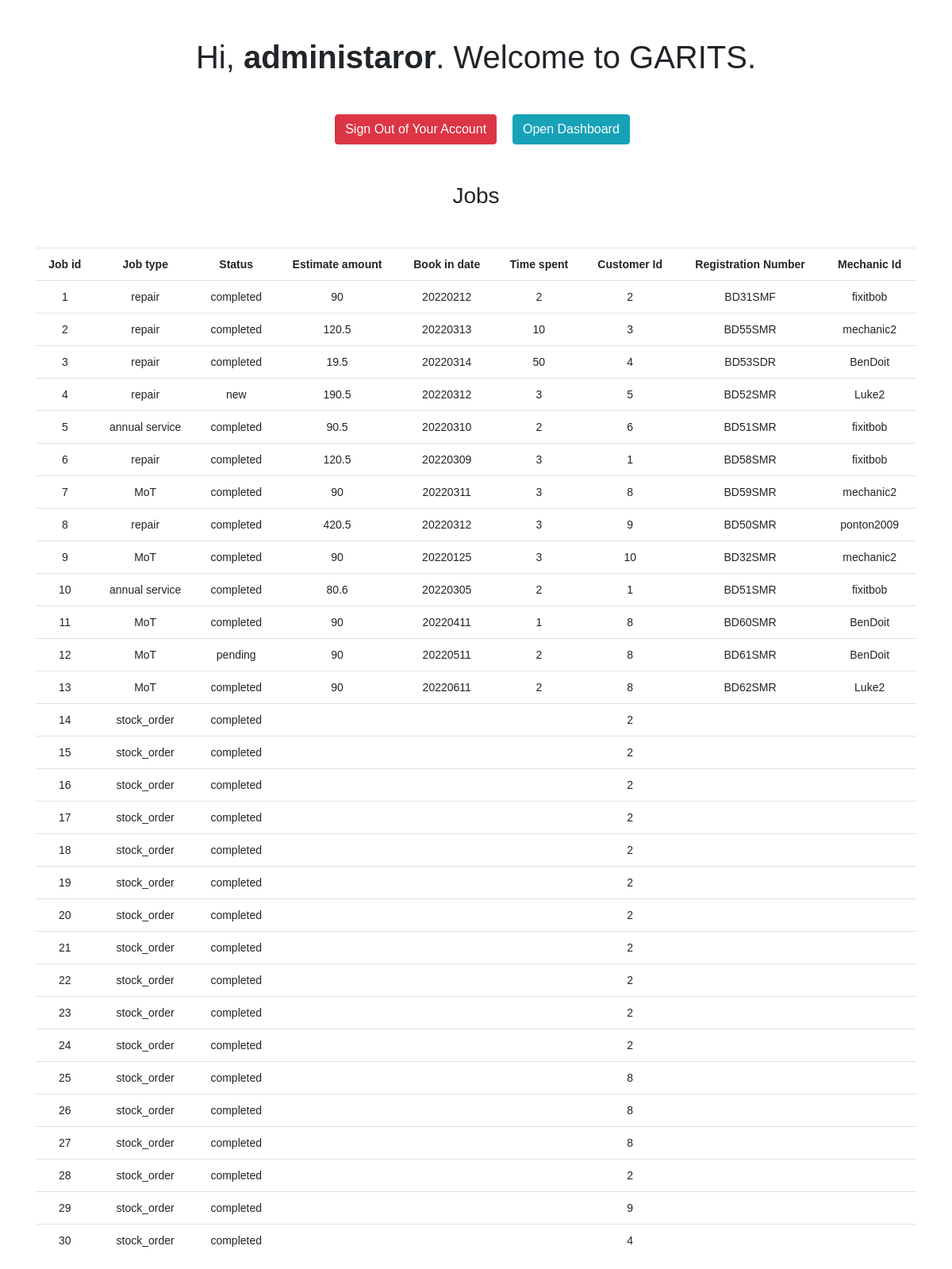
The app's page /job/viewJobs.php (signed in), older data.
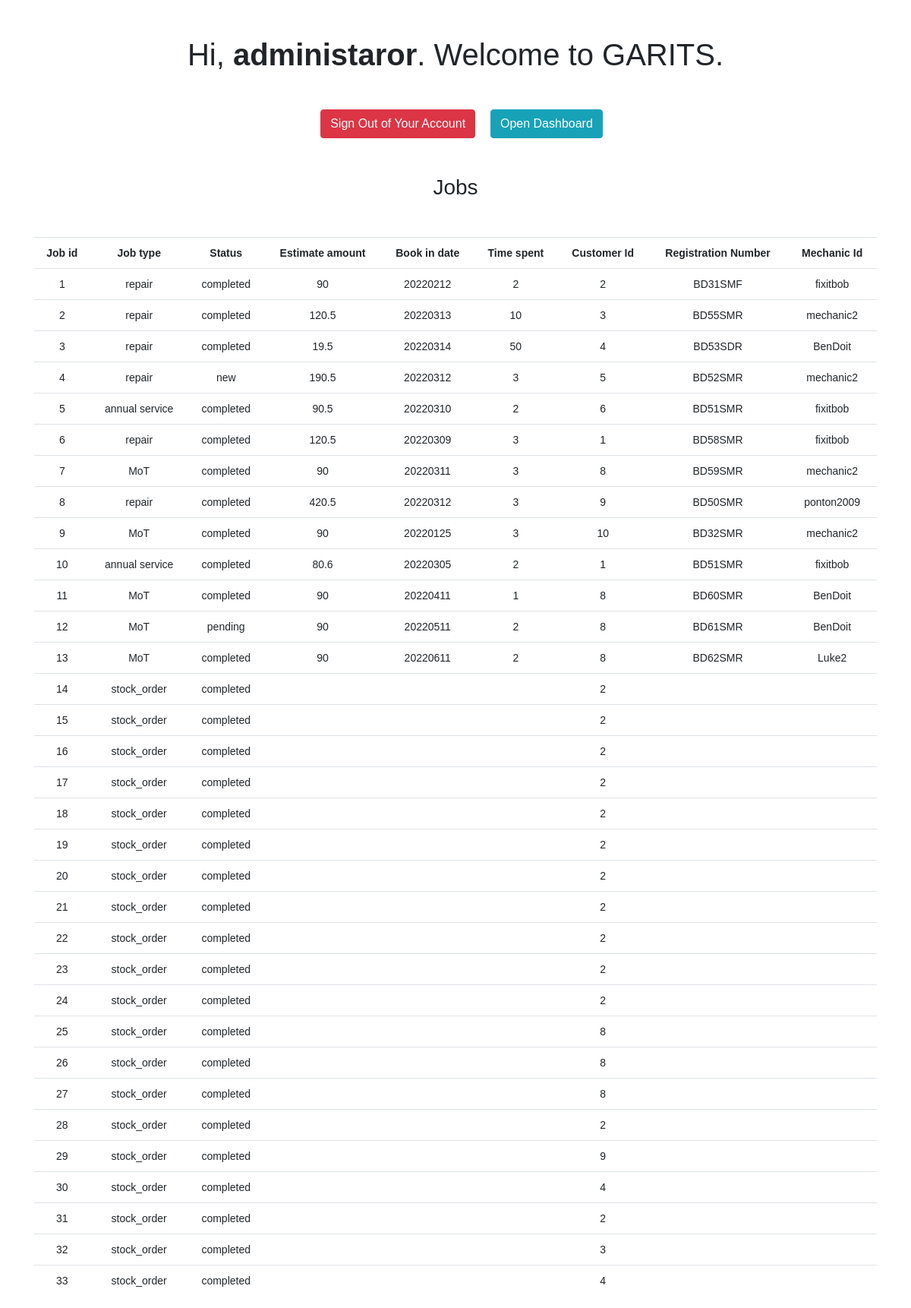
The same page, newer data.
### tables this page shows
CREATE TABLE `Job` (
  `job_id` int(10) NOT NULL AUTO_INCREMENT,
  `job_type` enum('MoT','annual service','repair','stock_order') NOT NULL,
  `status` enum('new','pending','progress','completed') NOT NULL DEFAULT 'new',
  `estimate_amount` double DEFAULT NULL,
  `book_in_date` varchar(10) DEFAULT NULL,
  `time_spent` double DEFAULT NULL,
  `customer_id` int(10) DEFAULT NULL,
  `registration_number` varchar(10) DEFAULT NULL,
  `username` varchar(20) DEFAULT NULL,
  PRIMARY KEY (`job_id`),
  KEY `username` (`username`),
  KEY `customer_id` (`customer_id`),
  KEY `registration_number` (`registration_number`),
  CONSTRAINT `job_ibfk_1` FOREIGN KEY (`username`) REFERENCES `Mechanic` (`username`) ON DELETE SET NULL ON UPDATE CASCADE,
  CONSTRAINT `job_ibfk_2` FOREIGN KEY (`customer_id`) REFERENCES `Customer` (`customer_id`) ON DELETE SET NULL ON UPDATE CASCADE,
  CONSTRAINT `job_ibfk_3` FOREIGN KEY (`registration_number`) REFERENCES `Vehicle` (`registration_number`) ON DELETE SET NULL ON UPDATE CASCADE
);

### job/viewJobs.php (the view, shortened to what this page needs)
<?php
require_once "../config.php";
$role = $_SESSION['role'];
?>
<!DOCTYPE html>
<html lang="en">
<head>
    <link rel="stylesheet" href="https://cdn.jsdelivr.net/npm/bootstrap@4.6.1/dist/css/bootstrap.min.css">
</head>
<body>
    <h1 class="my-5">Hi, <b><?php echo htmlspecialchars($_SESSION["username"]); ?></b>. Welcome to GARITS.</h1>
    <p>
        <a href="../logout.php" class="btn btn-danger ml-3">Sign Out of Your Account</a>
        <a href="../<?php echo $role ?>.php" class="btn btn-info ml-3">Open Dashboard</a>
        <?php
            $query = "SELECT job_id,job_type,status,estimate_amount,book_in_date, time_spent, customer_id, registration_number, username FROM Job ORDER BY job_id ASC";
            $result = mysqli_query($conn, $query);
        echo "<h3 class='my-5'>Jobs</h1>";
        echo "<div class='container'>";
        echo "<div class='row-fluid'>";
            echo "<div class='col-xs-12'>";
            echo "<div class='table-responsive'>";
                echo "<table class='table table-hover table-inverse'>";
                echo "<tr>";
                echo "<th>Job id</th>";
                echo "<th>Job type</th>";
                echo "<th>Status</th>";
                echo "<th>Estimate amount</th>";
                echo "<th>Book in date</th>";
                echo "<th>Time spent</th>";
                echo "<th>Customer Id</th>";
                echo "<th>Registration Number</th>";
                echo "<th>Mechanic Id</th>";
                echo "</tr>";
                if ($result->num_rows > 0) {
                    while($row = $result->fetch_assoc()) {
                        echo"<form action = '' method='POST'>";
                        echo "<tr>";
                        echo "<td>" . $row["job_id"] . "</td>";
                        echo "<td>" . $row["job_type"] . "</td>";
                        echo "<td>" . $row["status"] . "</td>";
                        echo "<td>" . $row["estimate_amount"] . "</td>";
                        echo "<td>" . $row['book_in_date'] . "</td>";
                        echo "<td>" . $row['time_spent'] . "</td>";
                        echo "<td>" . $row['customer_id'] . "</td>";
                        echo "<td>" . $row['registration_number'] . "</td>";
                        echo "<td>" . $row['username'] . "</td>";
                        echo "</tr>";
                        echo"</form>";
                    }
                } else {
                    echo "0 results";
                }
                echo "</table>";
            echo "</div>";
            echo "</div>";

Row changes from the older to the newer data that the page shows:
changed job "new": username "Luke2" → "mechanic2"
added job: job_id "31", job_type "stock_order", status "completed", customer "2"
added job: job_id "32", job_type "stock_order", status "completed", customer "3"
added job: job_id "33", job_type "stock_order", status "completed", customer "4"
